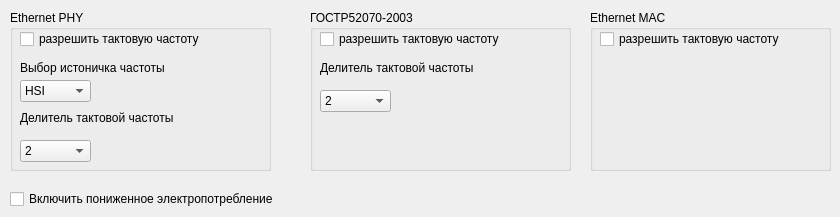
      <widget class="QWidget" name="tab_15">
       <attribute name="title">
        <string>Ethernet</string>
       </attribute>
       <widget class="QGroupBox" name="groupBox_15">
        <property name="geometry">
         <rect>
          <x>10</x>
          <y>10</y>
          <width>261</width>
          <height>161</height>
         </rect>
        </property>
        <property name="title">
         <string>Ethernet PHY</string>
        </property>
        <widget class="QLabel" name="label_18">
         <property name="geometry">
          <rect>
           <x>10</x>
           <y>50</y>
           <width>241</width>
           <height>16</height>
          </rect>
         </property>
         <property name="text">
          <string>Выбор истоничка частоты</string>
         </property>
        </widget>
        <widget class="QComboBox" name="comboBox_34">
         <property name="geometry">
          <rect>
           <x>10</x>
           <y>70</y>
           <width>71</width>
           <height>22</height>
          </rect>
         </property>
         <item>
          <property name="text">
           <string>HSI</string>
          </property>
         </item>
         <item>
          <property name="text">
           <string>HSE</string>
          </property>
         </item>
         <item>
          <property name="text">
           <string>PLLCPUo</string>
          </property>
         </item>
         <item>
          <property name="text">
           <string>HSE2</string>
          </property>
         </item>
        </widget>
        <widget class="QCheckBox" name="checkBox_69">
         <property name="geometry">
          <rect>
           <x>10</x>
           <y>20</y>
           <width>191</width>
           <height>18</height>
          </rect>
         </property>
         <property name="text">
          <string>разрешить тактовую частоту</string>
         </property>
        </widget>
        <widget class="QComboBox" name="comboBox_35">
         <property name="geometry">
          <rect>
           <x>10</x>
           <y>130</y>
           <width>71</width>
           <height>22</height>
          </rect>
         </property>
         <item>
          <property name="text">
           <string>2</string>
          </property>
         </item>
         <item>
          <property name="text">
           <string>4</string>
          </property>
         </item>
         <item>
          <property name="text">
           <string>8</string>
          </property>
         </item>
         <item>
          <property name="text">
           <string>16</string>
          </property>
         </item>
         <item>
          <property name="text">
           <string>32</string>
          </property>
         </item>
         <item>
          <property name="text">
           <string>64</string>
          </property>
         </item>
         <item>
          <property name="text">
           <string>128</string>
          </property>
         </item>
        </widget>
        <widget class="QLabel" name="label_37">
         <property name="geometry">
          <rect>
           <x>10</x>
           <y>100</y>
           <width>171</width>
           <height>16</height>
          </rect>
         </property>
         <property name="text">
          <string>Делитель тактовой частоты</string>
         </property>
        </widget>
       </widget>
       <widget class="QCheckBox" name="checkBox_68">
        <property name="geometry">
         <rect>
          <x>10</x>
          <y>190</y>
          <width>291</width>
          <height>18</height>
         </rect>
        </property>
        <property name="text">
         <string>Включить пониженное электропотребление</string>
        </property>
       </widget>
       <widget class="QGroupBox" name="groupBox_16">
        <property name="geometry">
         <rect>
          <x>310</x>
          <y>10</y>
          <width>261</width>
          <height>161</height>
         </rect>
        </property>
        <property name="title">
         <string>ГОСТР52070-2003</string>
        </property>
        <widget class="QCheckBox" name="checkBox_86">
         <property name="geometry">
          <rect>
           <x>10</x>
           <y>20</y>
           <width>191</width>
           <height>18</height>
          </rect>
         </property>
         <property name="text">
          <string>разрешить тактовую частоту</string>
         </property>
        </widget>
        <widget class="QComboBox" name="comboBox_37">
         <property name="geometry">
          <rect>
           <x>10</x>
           <y>80</y>
           <width>71</width>
           <height>22</height>
          </rect>
         </property>
         <item>
          <property name="text">
           <string>2</string>
          </property>
         </item>
         <item>
          <property name="text">
           <string>4</string>
          </property>
         </item>
         <item>
          <property name="text">
           <string>8</string>
          </property>
         </item>
         <item>
          <property name="text">
           <string>16</string>
          </property>
         </item>
         <item>
          <property name="text">
           <string>32</string>
          </property>
         </item>
         <item>
          <property name="text">
           <string>64</string>
          </property>
         </item>
         <item>
          <property name="text">
           <string>128</string>
          </property>
         </item>
        </widget>
        <widget class="QLabel" name="label_38">
         <property name="geometry">
          <rect>
           <x>10</x>
           <y>50</y>
           <width>171</width>
           <height>16</height>
          </rect>
         </property>
         <property name="text">
          <string>Делитель тактовой частоты</string>
         </property>
        </widget>
       </widget>
       <widget class="QGroupBox" name="groupBox_35">
        <property name="geometry">
         <rect>
          <x>590</x>
          <y>10</y>
          <width>241</width>
          <height>161</height>
         </rect>
        </property>
        <property name="title">
         <string>Ethernet MAC</string>
        </property>
        <widget class="QCheckBox" name="checkBox_87">
         <property name="geometry">
          <rect>
           <x>10</x>
           <y>20</y>
           <width>191</width>
           <height>18</height>
          </rect>
         </property>
         <property name="text">
          <string>разрешить тактовую частоту</string>
         </property>
        </widget>
       </widget>
      </widget>
